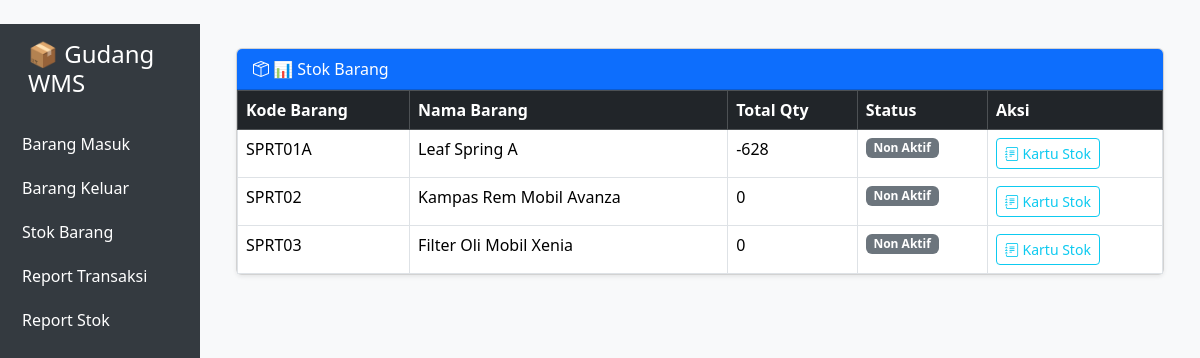
Page /warehouse/stock/ on the committed database.
### warehouse/models.py (models this page shows, shortened)
class Barang(models.Model):
    kode_barang = models.CharField(max_length=20, unique=True)
    nama_barang = models.CharField(max_length=100)
    deskripsi = models.TextField(blank=True, null=True)
    foto = models.ImageField(upload_to='foto_barang/', blank=True, null=True)
    status_barang = models.CharField(max_length=10, choices=STATUS_CHOICES, default='aktif')
    status_pengiriman = models.CharField(max_length=15, choices=DELIVERY_CHOICES, default='delivery')
    qty_total = models.IntegerField(default=0)
    qr_code = models.ImageField(upload_to='qr_codes/', blank=True)

### warehouse/views.py (the view)
# urls.py: path('stock/', views.stok_list, name='stok_list'),
def stok_list(request):
    stock = (
        Barang.objects.annotate(
            total_masuk=Sum(
                Case(When(transactions__jenis=Transaksi.IN, then="transactions__qty"),
                     default=Value(0), output_field=IntegerField())
            ),
            total_keluar=Sum(
                Case(When(transactions__jenis=Transaksi.OUT, then="transactions__qty"),
                     default=Value(0), output_field=IntegerField())
            ),
        )
        .annotate(total_qty=F("total_masuk") - F("total_keluar"))
    )
    return render(request, "warehouse/stok_list.html", {"stock": stock})

### warehouse/templates/warehouse/stok_list.html (shortened to what this page needs)
﻿{% extends "warehouse/base.html" %}
{% block content %}
<div class="card shadow-sm">
    <div class="card-header bg-primary text-white">
        <i class="bi bi-box-seam"></i> 📊 Stok Barang
    </div>
    <div class="card-body p-0">
        <table class="table table-bordered table-hover mb-0">
            <thead class="table-dark">
                <tr>
                    <th>Kode Barang</th>
                    <th>Nama Barang</th>
                    <th>Total Qty</th>
                    <th>Status</th>
                    <th>Aksi</th>
                </tr>
            </thead>
            <tbody>
                {% for item in stock %}
                <tr>
                    <td>{{ item.kode_barang }}</td>
                    <td>{{ item.nama_barang }}</td>
                    <td>{{ item.total_qty }}</td>
                    <td>
                        {% if item.status == "aktif" %}
                        <span class="badge bg-success">Aktif</span>
                        {% else %}
                        <span class="badge bg-secondary">Non Aktif</span>
                        {% endif %}
                    </td>
                    <td>
                        <a href="{% url 'kartu_stok' item.id %}" class="btn btn-sm btn-outline-info">
                            <i class="bi bi-journal-text"></i> Kartu Stok
                        </a>
                    </td>
                </tr>
                {% empty %}
                <tr>
                    <td colspan="5" class="text-center">Belum ada data stok</td>
                </tr>
                {% endfor %}
            </tbody>
        </table>
    </div>
</div>
{% endblock %}

### warehouse/templates/warehouse/base.html (style rules this page uses)
body { background-color: #f8f9fa; }
body { padding-bottom: 40px }

### rows in the picture
Barang: kode_barang "SPRT01A", nama_barang "Leaf Spring A", total_qty "-628"
Barang: kode_barang "SPRT02", nama_barang "Kampas Rem Mobil Avanza", total_qty "0"
Barang: kode_barang "SPRT03", nama_barang "Filter Oli Mobil Xenia", total_qty "0"
